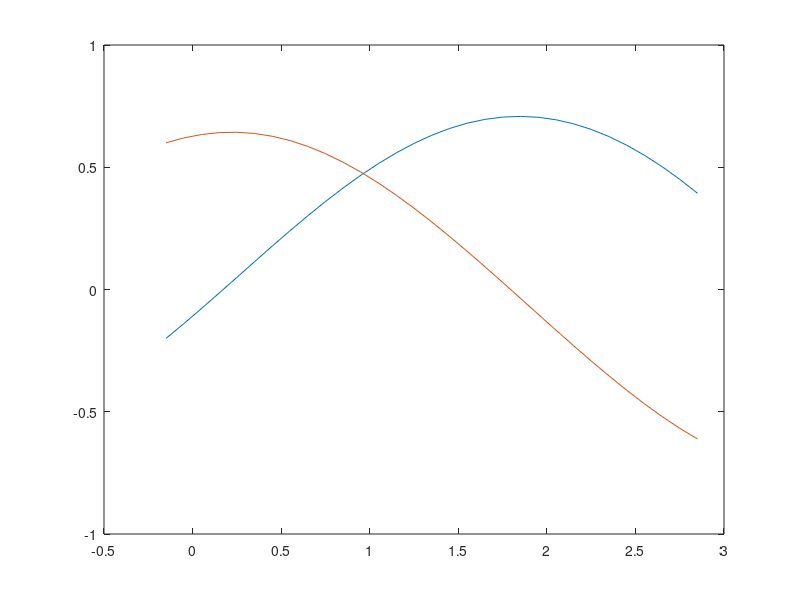

Write MATLAB code to recreate this figure.
function runSloppySimulation()
tLow = -0.15;  % start time
tUpp = 2.9234;  % stop time
dynFun = @(t, z)( [z(2); -sin(z(1))] );
zInit = [-0.2; 0.6];
[tGrid, zGrid] = runSimBadly(dynFun, tLow, tUpp, zInit);
plot(tGrid, zGrid);
end

function [tGrid, zGrid] = runSimBadly(dynFun, tLow, tUpp, zInit)
tGrid = tLow:0.1:tUpp;
zGrid = zeros(2)
zGrid = zInit;
nDim = length(zInit);
for i = 2:31
    dz = dynFun(tGrid(i), zGrid(:, i-1))
    zGrid(:, i) = zGrid(:, i-1) + 0.1 * dz; 
end
end